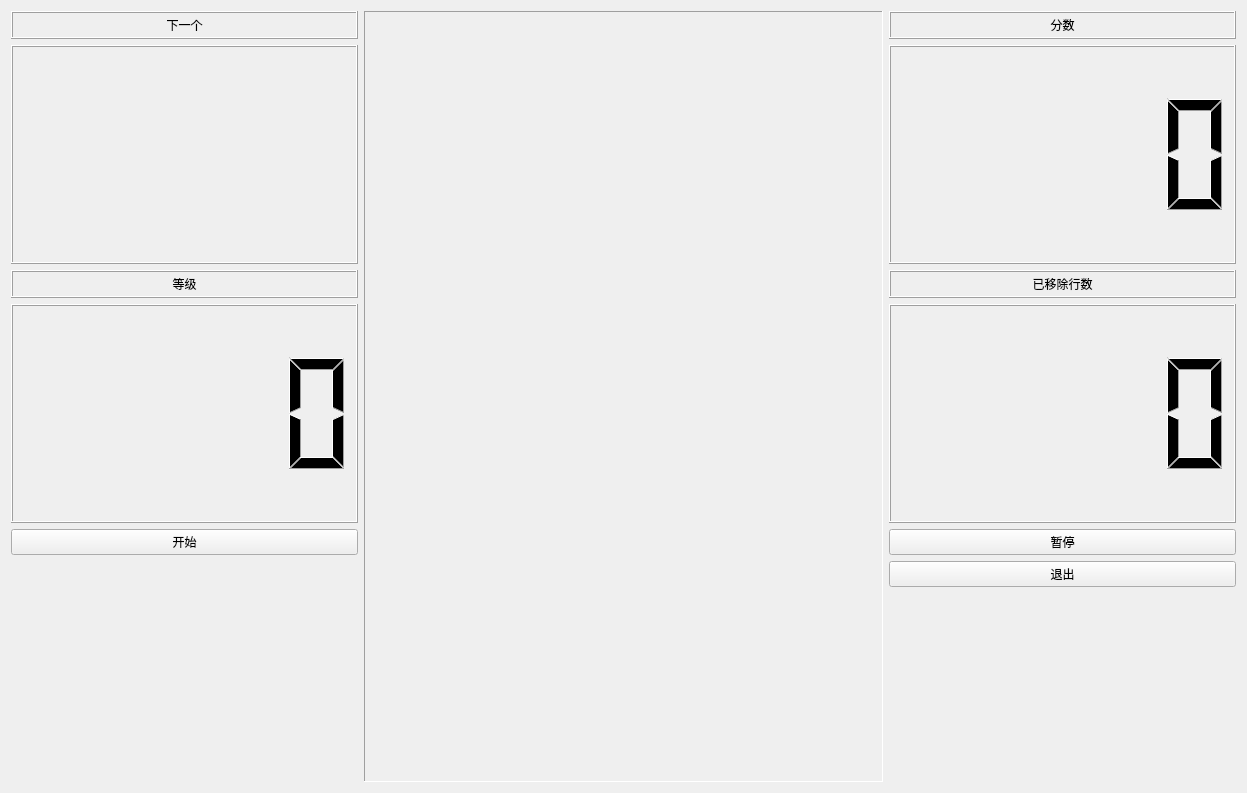
<?xml version="1.0" encoding="UTF-8"?>
<ui version="4.0">
 <class>Form</class>
 <widget class="QWidget" name="Form">
  <property name="geometry">
   <rect>
    <x>0</x>
    <y>0</y>
    <width>1247</width>
    <height>793</height>
   </rect>
  </property>
  <property name="windowTitle">
   <string>Form</string>
  </property>
  <layout class="QHBoxLayout" name="horizontalLayout" stretch="2,3,2">
   <item>
    <layout class="QVBoxLayout" name="verticalLayout_7" stretch="0,0,0">
     <item>
      <layout class="QVBoxLayout" name="verticalLayout" stretch="0,1">
       <item>
        <widget class="QLabel" name="label_next_piece_tip">
         <property name="frameShape">
          <enum>QFrame::Shape::Box</enum>
         </property>
         <property name="frameShadow">
          <enum>QFrame::Shadow::Raised</enum>
         </property>
         <property name="text">
          <string>下一个</string>
         </property>
         <property name="textFormat">
          <enum>Qt::TextFormat::MarkdownText</enum>
         </property>
         <property name="alignment">
          <set>Qt::AlignmentFlag::AlignBottom|Qt::AlignmentFlag::AlignHCenter</set>
         </property>
        </widget>
       </item>
       <item>
        <widget class="QLabel" name="label_next_piece">
         <property name="frameShape">
          <enum>QFrame::Shape::Box</enum>
         </property>
         <property name="frameShadow">
          <enum>QFrame::Shadow::Raised</enum>
         </property>
         <property name="text">
          <string/>
         </property>
        </widget>
       </item>
      </layout>
     </item>
     <item>
      <layout class="QVBoxLayout" name="verticalLayout_2" stretch="0,1">
       <item>
        <widget class="QLabel" name="label_level_tip">
         <property name="frameShape">
          <enum>QFrame::Shape::Box</enum>
         </property>
         <property name="frameShadow">
          <enum>QFrame::Shadow::Raised</enum>
         </property>
         <property name="text">
          <string>等级</string>
         </property>
         <property name="alignment">
          <set>Qt::AlignmentFlag::AlignBottom|Qt::AlignmentFlag::AlignHCenter</set>
         </property>
        </widget>
       </item>
       <item>
        <widget class="QLCDNumber" name="lcdNumber_level"/>
       </item>
      </layout>
     </item>
     <item>
      <layout class="QVBoxLayout" name="verticalLayout_5">
       <item>
        <widget class="QPushButton" name="pushButton_start">
         <property name="text">
          <string>开始</string>
         </property>
        </widget>
       </item>
       <item>
        <spacer name="verticalSpacer">
         <property name="orientation">
          <enum>Qt::Orientation::Vertical</enum>
         </property>
         <property name="sizeHint" stdset="0">
          <size>
           <width>20</width>
           <height>40</height>
          </size>
         </property>
        </spacer>
       </item>
      </layout>
     </item>
    </layout>
   </item>
   <item>
    <widget class="QFrame" name="frame_board">
     <property name="focusPolicy">
      <enum>Qt::FocusPolicy::StrongFocus</enum>
     </property>
     <property name="frameShape">
      <enum>QFrame::Shape::Panel</enum>
     </property>
     <property name="frameShadow">
      <enum>QFrame::Shadow::Sunken</enum>
     </property>
    </widget>
   </item>
   <item>
    <layout class="QVBoxLayout" name="verticalLayout_8">
     <item>
      <layout class="QVBoxLayout" name="verticalLayout_3" stretch="0,1">
       <item>
        <widget class="QLabel" name="label_score_tip">
         <property name="frameShape">
          <enum>QFrame::Shape::Box</enum>
         </property>
         <property name="frameShadow">
          <enum>QFrame::Shadow::Raised</enum>
         </property>
         <property name="text">
          <string>分数</string>
         </property>
         <property name="alignment">
          <set>Qt::AlignmentFlag::AlignBottom|Qt::AlignmentFlag::AlignHCenter</set>
         </property>
        </widget>
       </item>
       <item>
        <widget class="QLCDNumber" name="lcdNumber_score"/>
       </item>
      </layout>
     </item>
     <item>
      <layout class="QVBoxLayout" name="verticalLayout_4" stretch="0,1">
       <item>
        <widget class="QLabel" name="label_score_removed_lines_tip">
         <property name="frameShape">
          <enum>QFrame::Shape::Box</enum>
         </property>
         <property name="frameShadow">
          <enum>QFrame::Shadow::Raised</enum>
         </property>
         <property name="text">
          <string>已移除行数</string>
         </property>
         <property name="alignment">
          <set>Qt::AlignmentFlag::AlignBottom|Qt::AlignmentFlag::AlignHCenter</set>
         </property>
        </widget>
       </item>
       <item>
        <widget class="QLCDNumber" name="lcdNumber_removed_lines"/>
       </item>
      </layout>
     </item>
     <item>
      <layout class="QVBoxLayout" name="verticalLayout_6">
       <item>
        <widget class="QPushButton" name="pushButton_pause">
         <property name="text">
          <string>暂停</string>
         </property>
        </widget>
       </item>
       <item>
        <widget class="QPushButton" name="pushButton_quit">
         <property name="text">
          <string>退出</string>
         </property>
        </widget>
       </item>
       <item>
        <spacer name="verticalSpacer_2">
         <property name="orientation">
          <enum>Qt::Orientation::Vertical</enum>
         </property>
         <property name="sizeHint" stdset="0">
          <size>
           <width>20</width>
           <height>40</height>
          </size>
         </property>
        </spacer>
       </item>
      </layout>
     </item>
    </layout>
   </item>
  </layout>
 </widget>
 <resources/>
 <connections/>
</ui>
